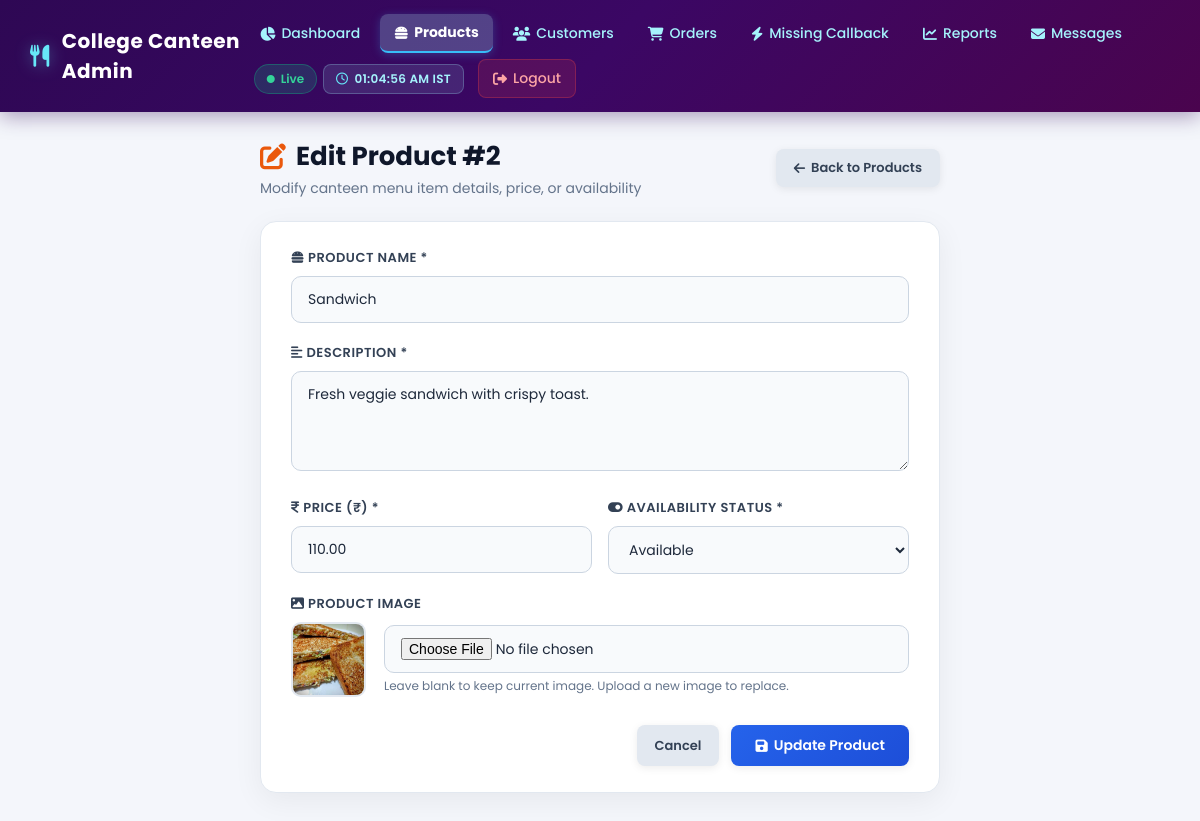
Screenshot of /admin/edit_product.php?id=2 (signed in) with the database file from the repository.
### tables this page shows
CREATE TABLE `products` (
  `id` int(11) NOT NULL AUTO_INCREMENT,
  `product_name` varchar(200) NOT NULL,
  `name` varchar(200) DEFAULT NULL,
  `category` varchar(100) DEFAULT 'Snacks',
  `category_id` int(11) DEFAULT NULL,
  `price` decimal(10,2) NOT NULL,
  `image` varchar(255) DEFAULT 'Burger.jpg',
  `description` text DEFAULT NULL,
  `status` varchar(50) NOT NULL DEFAULT 'Available',
  `created_at` timestamp NOT NULL DEFAULT current_timestamp(),
  PRIMARY KEY (`id`)
);

### admin/edit_product.php (the view, shortened to what this page needs)
<?php
include("../php/db.php");
$id = intval($_GET['id'] ?? 0);
$stmt = mysqli_prepare($conn, "SELECT * FROM products WHERE id = ?");
mysqli_stmt_bind_param($stmt, "i", $id);
mysqli_stmt_execute($stmt);
$result = mysqli_stmt_get_result($stmt);
$row = mysqli_fetch_assoc($result);
?>
<!DOCTYPE html>
<html lang="en">
<head>
    <link rel="stylesheet" href="https://cdnjs.cloudflare.com/ajax/libs/font-awesome/6.7.1/css/all.min.css">
    <link rel="stylesheet" href="css/admin_material.css">
</head>
<body>
<?php include("header_nav.php"); ?>
<div class="admin-container" style="max-width: 680px;">
    <div class="admin-header-row">
        <div>
            <h1 class="admin-page-title"><i class="fa-solid fa-pen-to-square"></i> Edit Product #<?php echo $id; ?></h1>
            <p class="admin-subtitle">Modify canteen menu item details, price, or availability</p>
        </div>
        <a href="products.php" class="btn-material" style="background:#e2e8f0; color:#334155;">
            <i class="fa-solid fa-arrow-left"></i> Back to Products
        </a>
    </div>
    <div class="admin-card">
        <form method="POST" enctype="multipart/form-data">
            <?php $prodNameField = !empty($row['product_name']) ? $row['product_name'] : (!empty($row['name']) ? $row['name'] : ''); ?>
            <div class="form-group">
                <label class="form-label"><i class="fa-solid fa-burger"></i> Product Name *</label>
                <input type="text" name="product_name" class="form-control" value="<?php echo htmlspecialchars($prodNameField); ?>" required>
            </div>
            <div class="form-group">
                <label class="form-label"><i class="fa-solid fa-align-left"></i> Description *</label>
                <textarea name="description" class="form-control" required><?php echo htmlspecialchars($row['description'] ?? ''); ?></textarea>
            </div>
            <div style="display:grid; grid-template-columns: 1fr 1fr; gap:16px;">
                <div class="form-group">
                    <label class="form-label"><i class="fa-solid fa-indian-rupee-sign"></i> Price (₹) *</label>
                    <input type="number" name="price" class="form-control" value="<?php echo htmlspecialchars($row['price'] ?? ''); ?>" step="0.01" min="0" required>
                </div>
                <div class="form-group">
                    <label class="form-label"><i class="fa-solid fa-toggle-on"></i> Availability Status *</label>
                    <select name="status" class="form-control">
                        <option value="Available" <?php if(($row['status'] ?? '') === 'Available') echo 'selected'; ?>>Available</option>
                    </select>
                </div>
            </div>
            <div class="form-group">
                <label class="form-label"><i class="fa-solid fa-image"></i> Product Image</label>
                <div style="display:flex; align-items:center; gap:18px; margin-bottom:12px;">
                    <?php if (!empty($row['image'])): ?>
                        <img src="../uploads/<?php echo htmlspecialchars($row['image']); ?>" alt="Current Product Image" style="width:75px; height:75px; object-fit:cover; border-radius:10px; border:2px solid #e2e8f0;">
                    <?php endif; ?>
                    <div style="flex:1;">
                        <input type="file" name="image" class="form-control" accept="image/*">
                        <small style="color:#64748b; font-size:12px; margin-top:4px; display:block;">Leave blank to keep current image. Upload a new image to replace.</small>
                    </div>
                </div>
            </div>
            <div style="display:flex; justify-content:flex-end; gap:12px; margin-top:28px;">
                <a href="products.php" class="btn-material" style="background:#e2e8f0; color:#334155;">Cancel</a>
                <button type="submit" name="update" class="btn-material btn-primary" style="padding:10px 24px; font-size:14px;">
                    <i class="fa-solid fa-floppy-disk"></i> Update Product
                </button>
            </div>
        </form>
    </div>
</div>
</body>
</html>

### admin/css/admin_material.css (style rules this page uses)
:root { --top-nav-bg: linear-gradient(135deg, #2e0854 0%, #3b0764 50%, #4a044e 100%); --top-nav-color: #a5f3fc; --top-nav-hover: #ffffff; --top-nav-active-bg: rgba(165, 243, 252, 0.18); --dark-bar-bg: #0f172a; --dark-bar-text: #94a3b8; --dark-bar-hover: #38bdf8; --card-products: linear-gradient(135deg, #ff5722 0%, #f4511e 60%, #e64a19 100%); --card-customers: linear-gradient(135deg, #0284c7 0%, #06b6d4 60%, #0891b2 100%); --card-orders: linear-gradient(135deg, #10b981 0%, #059669 60%, #047857 100%); --card-sales: linear-gradient(135deg, #f59e0b 0%, #d97706 60%, #b45309 100%); --card-today-orders: linear-gradient(135deg, #8b5cf6 0%, #7c3aed 60%, #6d28d9 100%); --card-today-sales: linear-gradient(135deg, #a855f7 0%, #9333ea 60%, #7e22ce 100%); --table-header-bg: linear-gradient(90deg, #ea580c 0%, #f97316 50%, #ef4444 100%); --badge-completed-bg: #dcfce7; --badge-completed-text: #15803d; --badge-completed-border: #86efac; --badge-pending-bg: #fef9c3; --badge-pending-text: #854d0e; --badge-pending-border: #fde047; --badge-cancelled-bg: #fee2e2; --badge-cancelled-text: #b91c1c; --badge-cancelled-border: #fca5a5; --body-bg: #f4f6fb; --surface-bg: #ffffff; --text-main: #1e293b; --text-muted: #64748b; }
* { margin: 0; padding: 0; box-sizing: border-box; font-family: 'Poppins', -apple-system, BlinkMacSystemFont, "Segoe UI", Roboto, sans-serif; }
body { background-color: var(--body-bg); color: var(--text-main); min-height: 100vh; display: flex; flex-direction: column; }
.admin-container { width: 95%; max-width: 1440px; margin: 25px auto 40px; flex: 1; }
.admin-header-row { display: flex; justify-content: space-between; align-items: center; flex-wrap: wrap; gap: 15px; margin-bottom: 22px; }
.admin-page-title { font-size: 26px; font-weight: 700; color: #0f172a; display: flex; align-items: center; gap: 10px; }
.admin-page-title i { color: #ea580c; }
.admin-subtitle { color: var(--text-muted); font-size: 14px; margin-top: 2px; }
.btn-material { display: inline-flex; align-items: center; gap: 6px; padding: 9px 18px; border-radius: 8px; font-size: 13px; font-weight: 600; text-decoration: none; border: none; cursor: pointer; transition: all 0.22s ease; box-shadow: 0 2px 8px rgba(0, 0, 0, 0.08); }
.btn-primary { background: linear-gradient(135deg, #2563eb, #1d4ed8); color: #ffffff; }
.admin-card { background: var(--surface-bg); border-radius: 16px; box-shadow: 0 8px 30px rgba(0, 0, 0, 0.06); border: 1px solid #e2e8f0; padding: 26px 30px; margin-bottom: 25px; }
.form-group { margin-bottom: 20px; }
.form-label { display: block; font-size: 13px; font-weight: 600; color: #334155; margin-bottom: 8px; text-transform: uppercase; letter-spacing: 0.5px; }
.form-control { width: 100%; padding: 12px 16px; border: 1.5px solid #cbd5e1; border-radius: 10px; font-size: 14px; font-family: inherit; color: #1e293b; background: #f8fafc; transition: all 0.2s ease; }
textarea.form-control { min-height: 100px; resize: vertical; }

### rows the page displays
products: product_name "Sandwich", description "Fresh veggie sandwich with crispy toast.", price "110.00", status "Available", image (picture)

### other values shown
$id "2"
